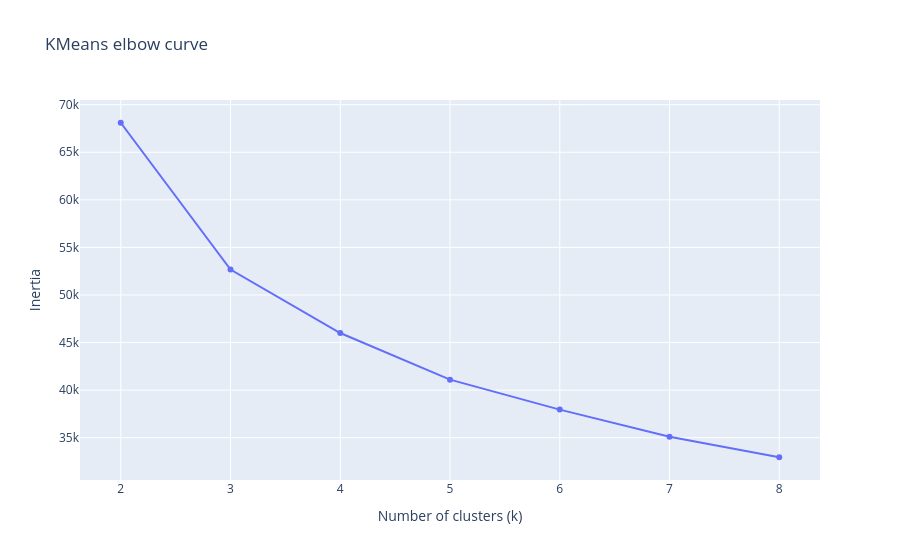
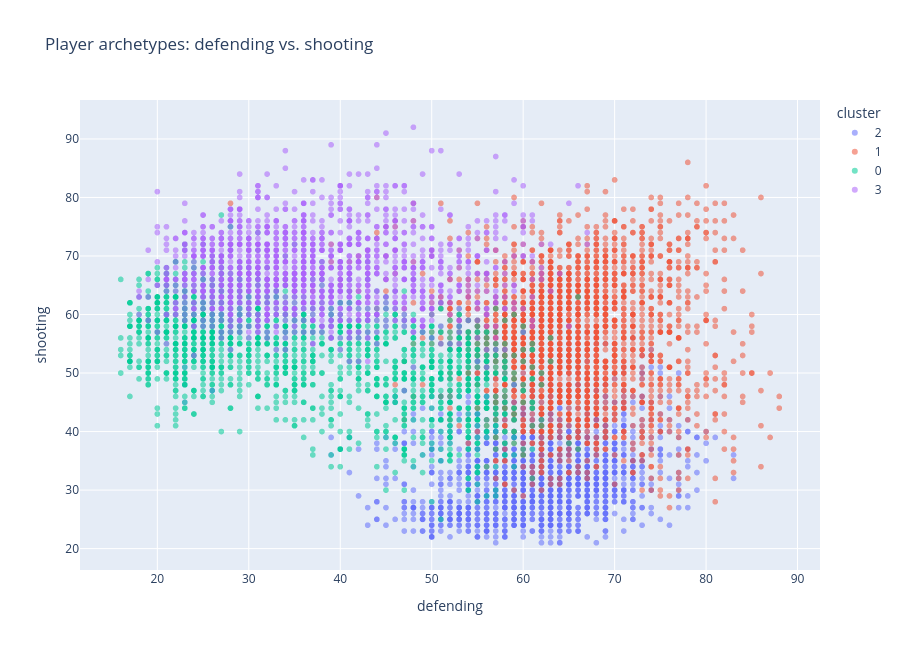

Notebook cell for these charts, in order:
### Markdown cell above
## 6. Player archetypes with KMeans

KMeans uses the six core outfield attributes. Standardization is applied first so the clustering is based on relative player profiles rather than the scale of a feature.

### Code cell
CLUSTER_FEATURES = ["pace", "shooting", "passing", "dribbling", "defending", "physic"]
outfield = players.dropna(subset=CLUSTER_FEATURES).copy()
X_scaled = StandardScaler().fit_transform(outfield[CLUSTER_FEATURES])

# Elbow curve
inertias = []
ks = list(range(2, 9))
for k in ks:
    model = KMeans(n_clusters=k, random_state=42, n_init=10)
    model.fit(X_scaled)
    inertias.append(model.inertia_)

fig = px.line(
    x=ks, y=inertias, markers=True,
    title="KMeans elbow curve",
    labels={"x":"Number of clusters (k)", "y":"Inertia"}
)
fig.show()

# Default model
kmeans = KMeans(n_clusters=4, random_state=42, n_init=10)
outfield["cluster"] = kmeans.fit_predict(X_scaled).astype(str)
cluster_summary = outfield.groupby("cluster")[CLUSTER_FEATURES + ["overall", "value_eur"]].mean().round(1).reset_index()
display(cluster_summary)

fig = px.scatter(
    outfield.sample(min(8000, len(outfield)), random_state=42),
    x="defending", y="shooting",
    color="cluster",
    hover_data=["short_name", "player_positions", "overall", "potential", "value_eur"],
    title="Player archetypes: defending vs. shooting",
    opacity=0.55,
)
fig.update_layout(height=650)
fig.show()

### Figure 1 — Plotly figure (JSON) as saved in the notebook; plotly's stock layout.template omitted (floating-point values rounded to 4 significant figures)
{"data": [{"hovertemplate": "Number of clusters (k)=%{x}<br>Inertia=%{y}<extra></extra>", "legendgroup": "", "line": {"color": "#636efa", "dash": "solid"}, "marker": {"symbol": "circle"}, "mode": "lines+markers", "name": "", "orientation": "v", "showlegend": false, "type": "scatter", "x": [2, 3, 4, 5, 6, 7, 8], "xaxis": "x", "y": [68100.0, 52670.0, 46000.0, 41110.0, 37960.0, 35110.0, 32950.0], "yaxis": "y"}], "layout": {"legend": {"tracegroupgap": 0}, "title": {"text": "KMeans elbow curve"}, "xaxis": {"anchor": "y", "domain": [0, 1], "title": {"text": "Number of clusters (k)"}}, "yaxis": {"anchor": "x", "domain": [0, 1], "title": {"text": "Inertia"}}}}

### Figure 2 — Plotly figure (JSON) as saved in the notebook; plotly's stock layout.template omitted (floating-point values rounded to 4 significant figures; data arrays with more than 128 entries replaced by an {"elided": "..."} marker saying what was removed)
{"data": [{"customdata": {"elided": "1794x5 mixed values"}, "hovertemplate": "cluster=2<br>defending=%{x}<br>shooting=%{y}<br>short_name=%{customdata[0]}<br>player_positions=%{customdata[1]}<br>overall=%{customdata[2]}<br>potential=%{customdata[3]}<br>value_eur=%{customdata[4]}<extra></extra>", "legendgroup": "2", "marker": {"color": "#636efa", "opacity": 0.55, "symbol": "circle"}, "mode": "markers", "name": "2", "showlegend": true, "type": "scattergl", "x": {"elided": "1794 int values"}, "xaxis": "x", "y": {"elided": "1794 int values"}, "yaxis": "y"}, {"customdata": {"elided": "2691x5 mixed values"}, "hovertemplate": "cluster=1<br>defending=%{x}<br>shooting=%{y}<br>short_name=%{customdata[0]}<br>player_positions=%{customdata[1]}<br>overall=%{customdata[2]}<br>potential=%{customdata[3]}<br>value_eur=%{customdata[4]}<extra></extra>", "legendgroup": "1", "marker": {"color": "#EF553B", "opacity": 0.55, "symbol": "circle"}, "mode": "markers", "name": "1", "showlegend": true, "type": "scattergl", "x": {"elided": "2691 int values"}, "xaxis": "x", "y": {"elided": "2691 int values"}, "yaxis": "y"}, {"customdata": {"elided": "1903x5 mixed values"}, "hovertemplate": "cluster=0<br>defending=%{x}<br>shooting=%{y}<br>short_name=%{customdata[0]}<br>player_positions=%{customdata[1]}<br>overall=%{customdata[2]}<br>potential=%{customdata[3]}<br>value_eur=%{customdata[4]}<extra></extra>", "legendgroup": "0", "marker": {"color": "#00cc96", "opacity": 0.55, "symbol": "circle"}, "mode": "markers", "name": "0", "showlegend": true, "type": "scattergl", "x": {"elided": "1903 int values"}, "xaxis": "x", "y": {"elided": "1903 int values"}, "yaxis": "y"}, {"customdata": {"elided": "1612x5 mixed values"}, "hovertemplate": "cluster=3<br>defending=%{x}<br>shooting=%{y}<br>short_name=%{customdata[0]}<br>player_positions=%{customdata[1]}<br>overall=%{customdata[2]}<br>potential=%{customdata[3]}<br>value_eur=%{customdata[4]}<extra></extra>", "legendgroup": "3", "marker": {"color": "#ab63fa", "opacity": 0.55, "symbol": "circle"}, "mode": "markers", "name": "3", "showlegend": true, "type": "scattergl", "x": {"elided": "1612 int values"}, "xaxis": "x", "y": {"elided": "1612 int values"}, "yaxis": "y"}], "layout": {"height": 650, "legend": {"title": {"text": "cluster"}, "tracegroupgap": 0}, "title": {"text": "Player archetypes: defending vs. shooting"}, "xaxis": {"anchor": "y", "domain": [0, 1], "title": {"text": "defending"}}, "yaxis": {"anchor": "x", "domain": [0, 1], "title": {"text": "shooting"}}}}
